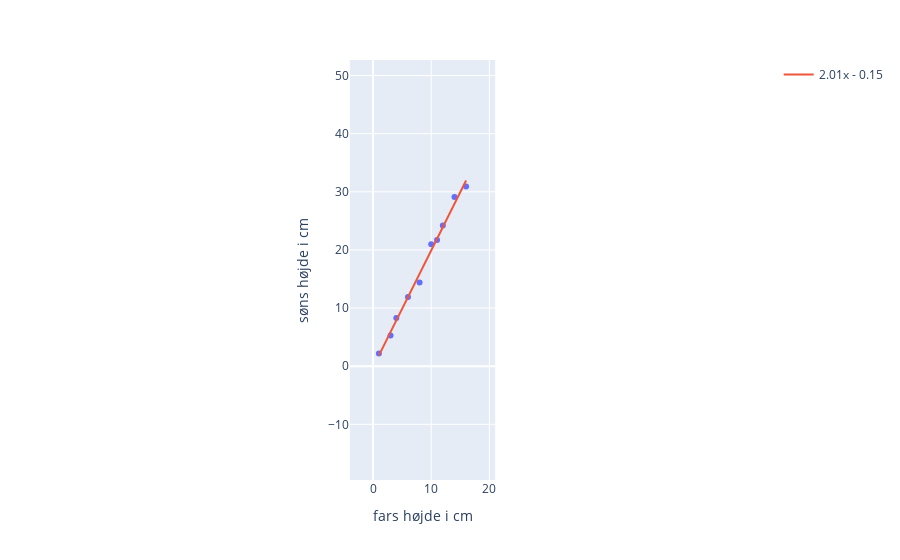

Notebook source saved alongside this figure:
### Code cell
scatterplot(df1, 0, 1, tuples=[(a_tilde, b_tilde)])

### Figure 1 — Plotly figure (JSON) as saved in the notebook; plotly's stock layout.template omitted (floating-point values rounded to 4 significant figures)
{"data": [{"hovertemplate": "0=%{x}<br>1=%{y}<extra></extra>", "legendgroup": "", "marker": {"color": "#636efa", "symbol": "circle"}, "mode": "markers", "name": "", "orientation": "v", "showlegend": false, "type": "scatter", "x": [1, 3, 4, 6, 8, 10, 11, 12, 14, 16], "xaxis": "x", "y": [2.2, 5.3, 8.3, 11.9, 14.4, 21, 21.7, 24.2, 29.1, 30.9], "yaxis": "y"}, {"mode": "lines", "name": "2.01x - 0.15", "type": "scatter", "x": [1, 3, 4, 6, 8, 10, 11, 12, 14, 16], "y": [1.856, 5.868, 7.873, 11.89, 15.9, 19.91, 21.91, 23.92, 27.93, 31.94]}], "layout": {"autosize": true, "legend": {"tracegroupgap": 0}, "margin": {"t": 60}, "xaxis": {"anchor": "y", "constrain": "domain", "domain": [0.3939, 0.6061], "range": [-4, 21], "title": {"text": "fars højde i cm"}, "type": "linear"}, "yaxis": {"anchor": "x", "domain": [0, 1], "range": [-2.8, 35.9], "scaleanchor": "x", "scaleratio": 1, "title": {"text": "søns højde i cm"}, "type": "linear"}}}
